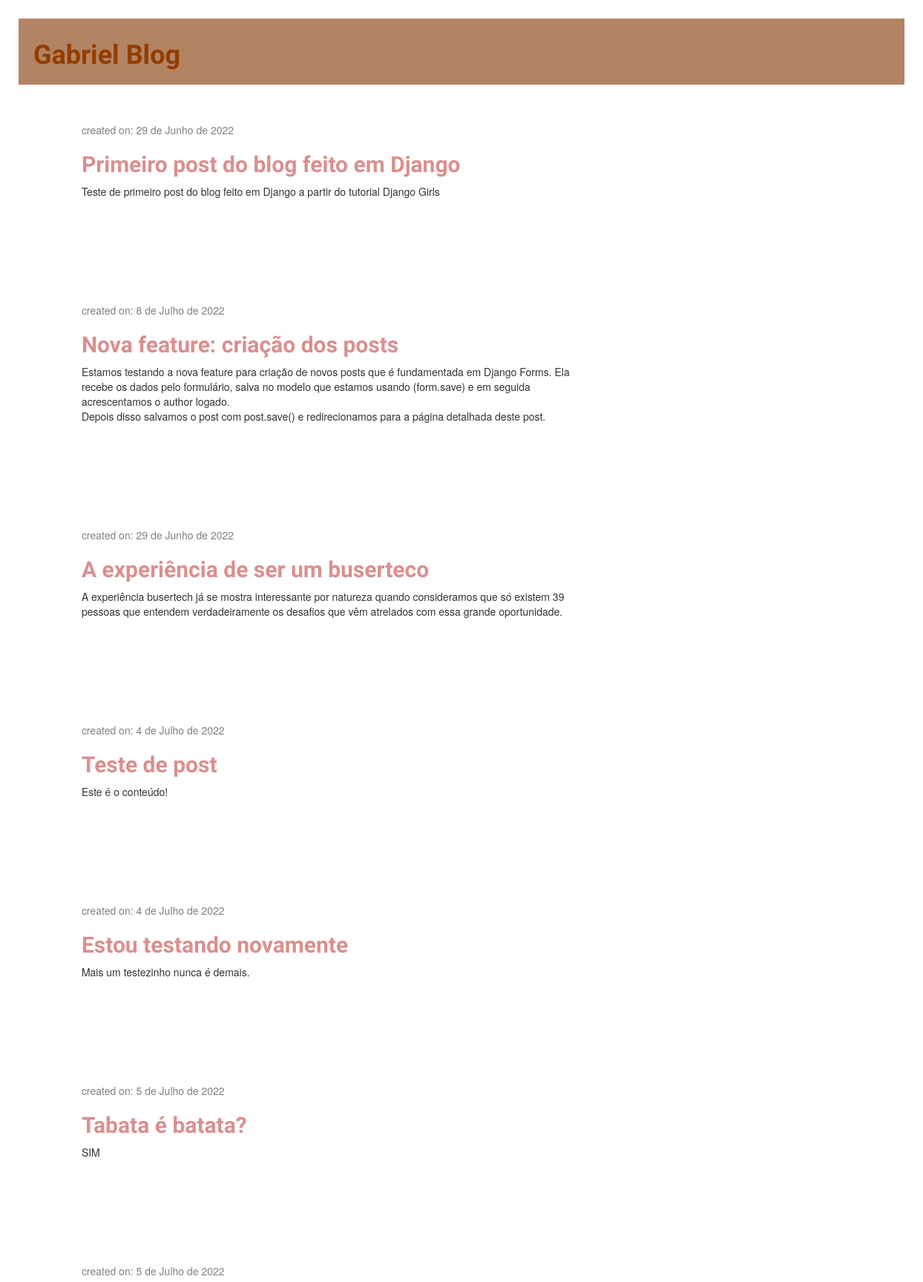
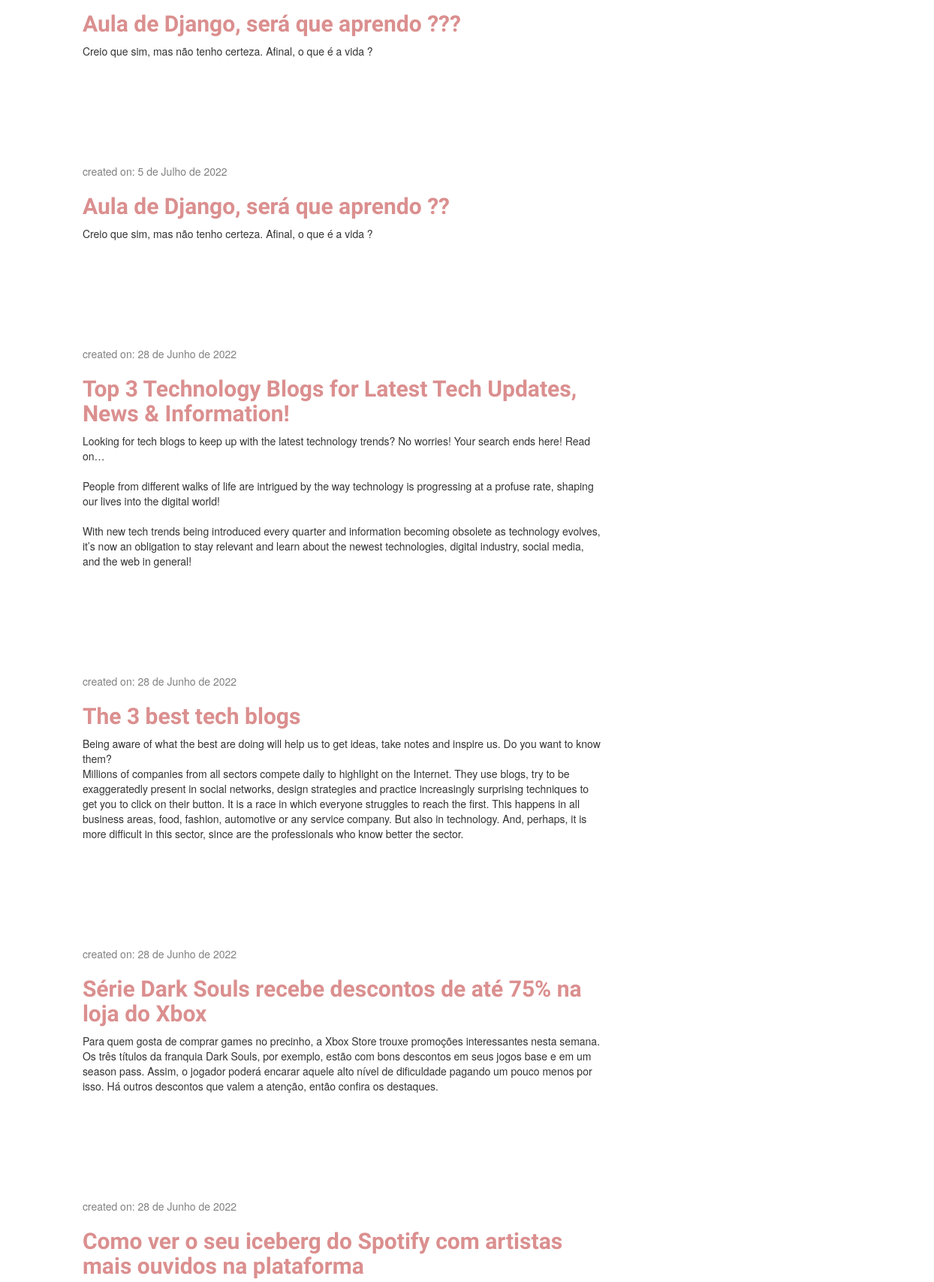
The page / (upper part) on the database its author committed (2 pictures, top to bottom).
### blog/models.py (models this page shows, shortened)
class Post(models.Model):
    author = models.ForeignKey(settings.AUTH_USER_MODEL, on_delete=models.CASCADE)
    tittle = models.CharField(max_length=200)
    text = models.TextField()
    created_date = models.DateField(default=timezone.now)
    published_date = models.DateField(blank=True, null=True)

### blog/views.py (the view)
# urls.py: path('',views.post_list, name='post_list'),
def post_list(request):
    posts = Post.objects.order_by('published_date')
    return render(request,'blog/post_list.html',{'posts': posts})

### blog/templates/blog/post_list.html
{% extends 'blog/base.html' %} {% block content %} {% for post in posts %}
<div class="post">
  <div class="date">
    <p>created on: {{ post.created_date }}</p>
  </div>
  <h2><a href="{% url 'post_detail' pk=post.pk %}">{{ post.tittle }}</a></h2>
  <p>{{ post.text|linebreaksbr }}</p>
</div>
{% endfor %} {% endblock content%}

### blog/templates/blog/base.html (shortened to what this page needs)
{% load static %}
<!DOCTYPE html>
<html lang="pt-BR">
  <head>
    <link
      rel="stylesheet"
      href="//maxcdn.bootstrapcdn.com/bootstrap/3.2.0/css/bootstrap.min.css"
    />
    <link
      rel="stylesheet"
      href="//maxcdn.bootstrapcdn.com/bootstrap/3.2.0/css/bootstrap-theme.min.css"
    />
    <link rel="stylesheet" href="{% static 'css/blog.css' %}" />
  </head>
  <body>
    <div class="page-header">
            <h1><a href="/">Gabriel Blog</a></h1>
        </div>
        <div class="content container">
            <div class="row">
                <div class="col-md-8">
                    {% block content %}
                    {% endblock %}
  </body>
</html>

### blog/static/css/blog.css (style rules this page uses)
body { padding: 2%; }
.page-header { background-color: #b38463; margin-top: 0; padding: 10px 10px 10px 20px; }
h1 > a, h2 > a { color: #933d00; font-family: "Lobster"; font-weight: 600; }
.content { margin-left: 40px; }
h1, h2, h3, h4, .author { font-family: "Lobster", cursive; }
.date, .author { color: #808080; }
.post { margin-bottom: 70px; padding: 4%; }
.post h2 a, .post h2 a:visited { color: #db8f8f; }

### rows shown on the page
Post: created_date "29 de Junho de 2022", tittle "Primeiro post do blog feito em Django", text "Teste de primeiro post do blog feito em Django a partir do tutorial Django Girls"
Post: created_date "8 de Julho de 2022", tittle "Nova feature: criação dos posts", text "Estamos testando a nova feature para criação de novos posts que é fundamentada em Django Forms. Ela recebe os dados pelo formulário, salva no modelo que estamos usando (form.save) e em seguida acrescentamos o author logado. Depois disso salvamos o post com post.save() e redirecionamos para a página detalhada deste post."
Post: created_date "29 de Junho de 2022", tittle "A experiência de ser um buserteco", text "A experiência busertech já se mostra interessante por natureza quando consideramos que só existem 39 pessoas que entendem verdadeiramente os desafios que vêm atrelados com essa grande oportunidade."
Post: created_date "4 de Julho de 2022", tittle "Teste de post", text "Este é o conteúdo!"
Post: created_date "4 de Julho de 2022", tittle "Estou testando novamente", text "Mais um testezinho nunca é demais."
Post: created_date "5 de Julho de 2022", tittle "Tabata é batata?", text "SIM"
Post: created_date "5 de Julho de 2022", tittle "Aula de Django, será que aprendo ???", text "Creio que sim, mas não tenho certeza. Afinal, o que é a vida ?"
Post: created_date "5 de Julho de 2022", tittle "Aula de Django, será que aprendo ??", text "Creio que sim, mas não tenho certeza. Afinal, o que é a vida ?"
Post: created_date "28 de Junho de 2022", tittle "Top 3 Technology Blogs for Latest Tech Updates, News & Information!", text "Looking for tech blogs to keep up with the latest technology trends? No worries! Your search ends here! Read on… People from different walks of life are intrigued by the way technology is progressing at a profuse rate, shaping our lives into the digital world! With new tech trends being introduced every quarter and information becoming obsolete as technology evolves, it’s now an obligation to stay relevant and learn about the newest technologies, digital industry, social media, and the web in general!"
Post: created_date "28 de Junho de 2022", tittle "The 3 best tech blogs", text "Being aware of what the best are doing will help us to get ideas, take notes and inspire us. Do you want to know them? Millions of companies from all sectors compete daily to highlight on the Internet. They use blogs, try to be exaggeratedly present in social networks, design strategies and practice increasingly surprising techniques to get you to click on their button. It is a race in which everyone struggles to reach the first. This happens in all business areas, food, fashion, automotive or any service company. But also in technology. And, perhaps, it is more difficult in this sector, since are the professionals who know better the sector."
Post: created_date "28 de Junho de 2022", tittle "Série Dark Souls recebe descontos de até 75% na loja do Xbox", text "Para quem gosta de comprar games no precinho, a Xbox Store trouxe promoções interessantes nesta semana. Os três títulos da franquia Dark Souls, por exemplo, estão com bons descontos em seus jogos base e em um season pass. Assim, o jogador poderá encarar aquele alto nível de dificuldade pagando um pouco menos por isso. Há outros descontos que valem a atenção, então confira os destaques."
Post: created_date "28 de Junho de 2022", tittle "Como ver o seu iceberg do Spotify com artistas mais ouvidos na plataforma"
